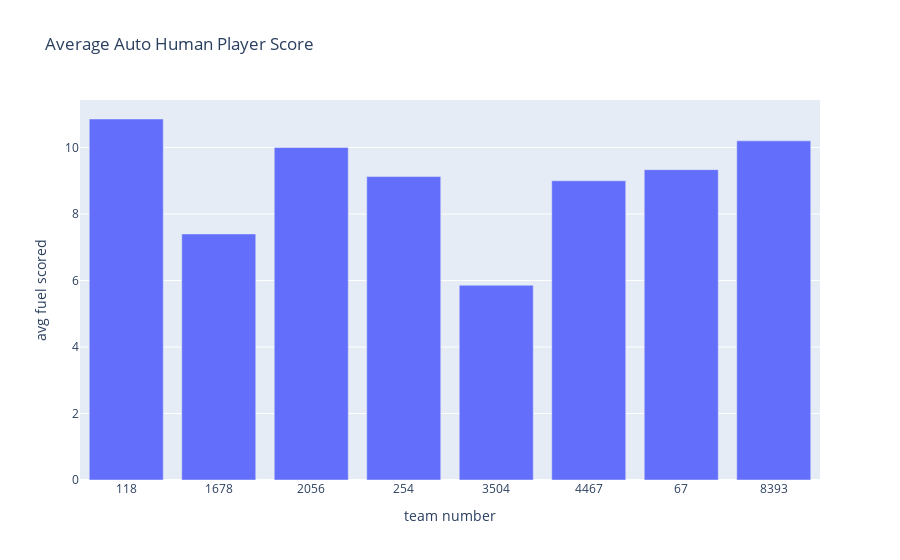

Notebook cell for this chart:
### Code cell
auto_hp_fuel_df = scouted_data.groupby("Team Number")["Auto Human Player Score"].mean().reset_index()
fig = px.bar(auto_hp_fuel_df, x="Team Number", y="Auto Human Player Score", title="Average Auto Human Player Score", 
             labels={"Team Number": "team number", "Auto Human Player Score": "avg fuel scored"})
fig.show()

### Figure 1 — Plotly figure (JSON) as saved in the notebook; plotly's stock layout.template omitted (floating-point values rounded to 4 significant figures)
{"data": [{"hovertemplate": "team number=%{x}<br>avg fuel scored=%{y}<extra></extra>", "legendgroup": "", "marker": {"color": "#636efa", "pattern": {"shape": ""}}, "name": "", "orientation": "v", "showlegend": false, "textposition": "auto", "type": "bar", "x": ["118", "1678", "2056", "254", "3504", "4467", "67", "8393"], "xaxis": "x", "y": [10.86, 7.4, 10.0, 9.125, 5.857, 9.0, 9.333, 10.2], "yaxis": "y"}], "layout": {"barmode": "relative", "legend": {"tracegroupgap": 0}, "title": {"text": "Average Auto Human Player Score"}, "xaxis": {"anchor": "y", "domain": [0, 1], "title": {"text": "team number"}}, "yaxis": {"anchor": "x", "domain": [0, 1], "title": {"text": "avg fuel scored"}}}}
